Frame 1 (no input): blank canvas, image omitted
Frame 60 (no input): blank canvas, image omitted
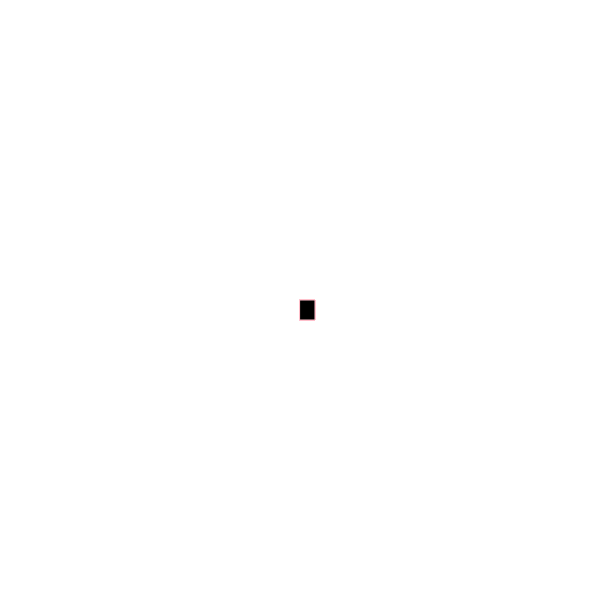
Frame 120 (the mouse pressed at the canvas centre since frame 60)

The p5.js sketch whose frames 1 and 60 were blank and that drew this single picture after the mouse press (run headless with seeded random() and noise() and a simulated clock; from frame 60 on, the mouse is pressed at the canvas centre):

// p5.js sketch
// ── sketch.js
function setup() {
    createCanvas(600, 600);
    background("white");
  }
  function draw(){
    
    stroke("pink");
    fill("black");
  
  //   console.log(mouseIsPressed);
    
   if (mouseIsPressed) {
    rect(mouseX, mouseY, 15, 20)
  }
  }
